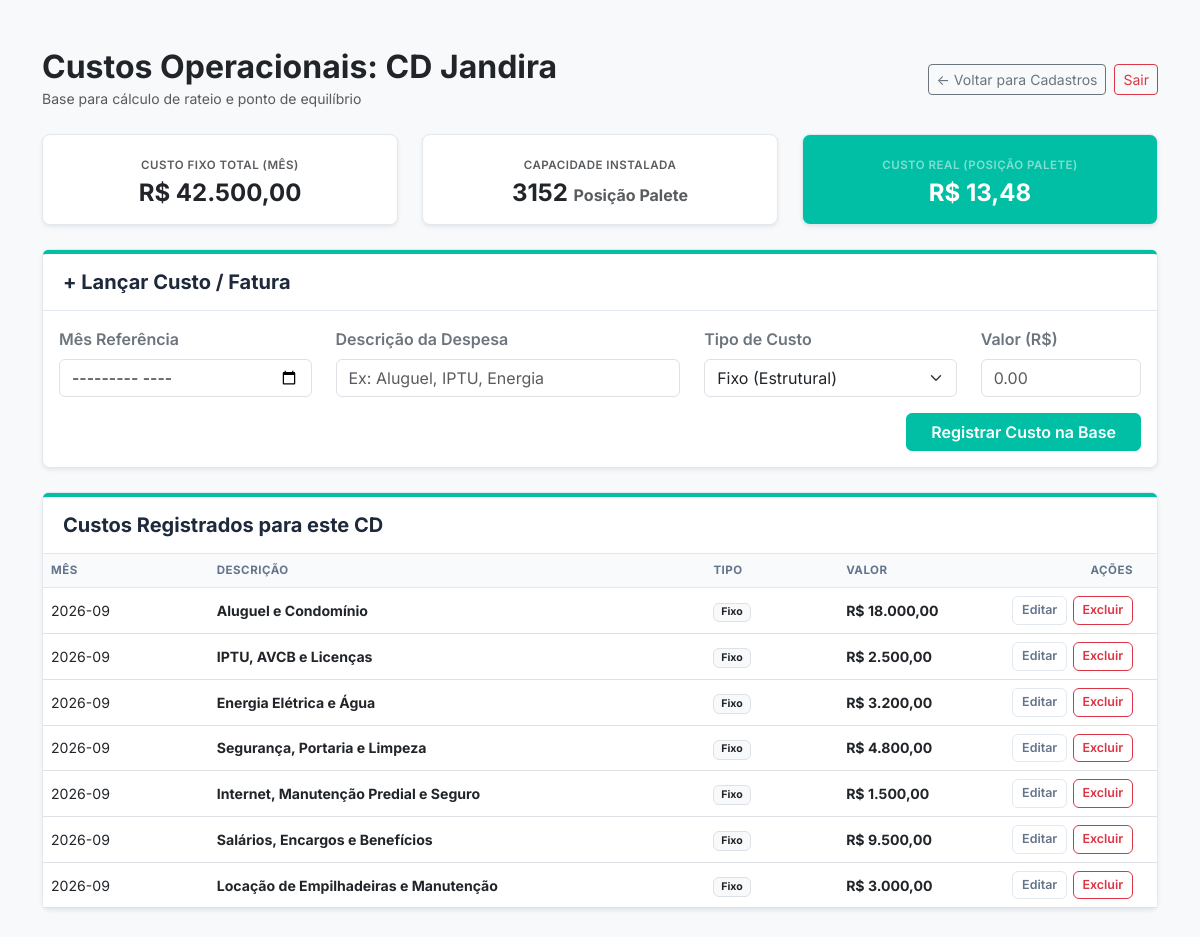
The page /custos/1 (signed in) on the database its author committed.
### app.py (models this page shows)
class CentroDistribuicao(db.Model):
    id = db.Column(db.Integer, primary_key=True)
    nome = db.Column(db.String(100), nullable=False)
    metragem = db.Column(db.Float, nullable=False)
    capacidade_paletes = db.Column(db.Integer, nullable=False)

class CustoCD(db.Model):
    id = db.Column(db.Integer, primary_key=True)
    cd_id = db.Column(db.Integer, db.ForeignKey('centro_distribuicao.id'), nullable=False)
    mes_referencia = db.Column(db.String(7), nullable=False)  # Ex: "2026-09"
    descricao_item = db.Column(db.String(150), nullable=False) # Ex: Aluguel, Fita Stretch
    tipo_custo = db.Column(db.String(50), nullable=False)      # Fixo, Variável ou Mão de Obra
    valor = db.Column(db.Float, nullable=False)

### app.py (the view, shortened to what this page needs)
@app.route('/custos/<int:cd_id>', methods=['GET', 'POST'])
@login_required
def gerenciar_custos(cd_id):
    cd_atual = CentroDistribuicao.query.get_or_404(cd_id)
    custos_cadastrados = CustoCD.query.filter_by(cd_id=cd_id).all()
    total_fixo = 0
    for despesa in custos_cadastrados:
        if despesa.tipo_custo == 'Fixo':
            total_fixo += despesa.valor
    if cd_atual.capacidade_paletes > 0:
        divisor = cd_atual.capacidade_paletes
        nome_divisor = "Posição Palete"
    else:
        divisor = cd_atual.metragem
        nome_divisor = "m²"
    custo_unitario = total_fixo / divisor if divisor > 0 else 0
    return render_template(
        'gerenciar_custos.html',
        cd=cd_atual,
        custos=custos_cadastrados,
        total_fixo=total_fixo,
        divisor=divisor,
        nome_divisor=nome_divisor,
        custo_unitario=custo_unitario
    )
    return render_template('gerenciar_custos.html', cd=cd_atual, custos=custos_cadastrados)

### app.py (called while the page is built)
@app.template_filter('moeda_br')
def formato_moeda_br(valor):
    valor_formatado = f"{valor:,.2f}"
    valor_formatado = valor_formatado.replace(',', 'X').replace('.', ',').replace('X', '.')
    return valor_formatado

### auth.py (called while the page is built, shortened)
def inicializar_auth(app, db, login_manager):
    global UsuarioModel
    class Usuario(UserMixin, db.Model):
        __tablename__ = 'usuario'
        id = db.Column(db.Integer, primary_key=True)
        email = db.Column(db.String(120), unique=True, nullable=False)
        nome = db.Column(db.String(100), nullable=False)
        senha_hash = db.Column(db.String(256), nullable=False)
    UsuarioModel = Usuario
    @login_manager.user_loader
    def carregar_usuario(user_id):
        return UsuarioModel.query.get(int(user_id))
    return UsuarioModel

### templates/gerenciar_custos.html (shortened to what this page needs)
<!DOCTYPE html>
<html lang="pt-br">
  <head>
    <link
      href="https://cdn.jsdelivr.net/npm/bootstrap@5.3.0/dist/css/bootstrap.min.css"
      rel="stylesheet"
    />
    <link
      rel="stylesheet"
      href="{{ url_for('static', filename='css/style.css') }}"
    />
  </head>
  <body class="bg-light">
    <div class="container mt-5 mb-5">
      <div class="d-flex justify-content-between align-items-center mb-4">
        <div>
          <h2 class="fw-bold text-dark mb-0">
            Custos Operacionais: {{ cd.nome }}
          </h2>
          <small class="text-muted"
            >Base para cálculo de rateio e ponto de equilíbrio</small
          >
        </div>
        <div class="d-flex gap-2 align-items-center">
          <a
            href="{{ url_for('tela_cadastro') }}"
            class="btn btn-outline-secondary btn-sm"
          >
            ← Voltar para Cadastros
          </a>
          <a
            href="{{ url_for('auth.logout') }}"
            class="btn btn-outline-danger btn-sm"
          >
            Sair
          </a>
        </div>
      </div>
      <div class="row text-center mb-4">
        <div class="col-md-4">
          <div class="card shadow-sm h-100">
            <div class="card-body p-3">
              <span
                class="text-uppercase text-muted fw-semibold"
                style="font-size: 0.72rem; letter-spacing: 0.5px"
                >Custo Fixo Total (Mês)</span
              >
              <h4 class="mt-1 mb-0 fw-bold text-dark">
                R$ {{ total_fixo | moeda_br }}
              </h4>
            </div>
          </div>
        </div>
        <div class="col-md-4">
          <div class="card shadow-sm h-100">
            <div class="card-body p-3">
              <span
                class="text-uppercase text-muted fw-semibold"
                style="font-size: 0.72rem; letter-spacing: 0.5px"
                >Capacidade Instalada</span
              >
              <h4 class="mt-1 mb-0 fw-bold text-dark">
                {{ divisor }}
                <small class="text-muted fs-6">{{ nome_divisor }}</small>
              </h4>
            </div>
          </div>
        </div>
        <div class="col-md-4">
          <div class="card shadow-sm h-100 bg-empresa text-white">
            <div class="card-body p-3">
              <span
                class="text-uppercase text-white-50 fw-semibold"
                style="font-size: 0.72rem; letter-spacing: 0.5px"
                >Custo Real ({{ nome_divisor }})</span
              >
              <h4 class="mt-1 mb-0 fw-bold text-white">
                R$ {{ custo_unitario | moeda_br }}
              </h4>
            </div>
          </div>
        </div>
      </div>
      <div class="card shadow-sm mb-4">
        <div class="card-header card-header-clean">
          <h5>+ Lançar Custo / Fatura</h5>
        </div>
        <div class="card-body">
          <form method="POST">
            <div class="row">
              <div class="col-md-3 mb-3">
                <label class="form-label fw-semibold text-secondary"
                  >Mês Referência</label
                >
                <input
                  type="month"
                  class="form-control"
                  name="mes_ref"
                  required
                />
              </div>
              <div class="col-md-4 mb-3">
                <label class="form-label fw-semibold text-secondary"
                  >Descrição da Despesa</label
                >
                <input
                  type="text"
                  class="form-control"
                  name="descricao"
                  placeholder="Ex: Aluguel, IPTU, Energia"
                  required
                />
              </div>
              <div class="col-md-3 mb-3">
                <label class="form-label fw-semibold text-secondary"
                  >Tipo de Custo</label
                >
                <select name="tipo" class="form-select" required>
                  <option value="Fixo" selected>Fixo (Estrutural)</option>
                </select>
              </div>
              <div class="col-md-2 mb-3">
                <label class="form-label fw-semibold text-secondary"
                  >Valor (R$)</label
                >
                <input
                  type="number"
                  step="0.01"
                  class="form-control"
                  name="valor"
                  placeholder="0.00"
                  required
                />
              </div>
            </div>
            <div class="d-flex justify-content-end">
              <button type="submit" class="btn btn-empresa px-4">
                Registrar Custo na Base
              </button>
            </div>
          </form>
        </div>
      </div>
      <div class="card shadow-sm">
        <div class="card-header card-header-clean">
          <h5>Custos Registrados para este CD</h5>
        </div>
        <div class="card-body p-0">
          <div class="table-responsive">
            <table class="table table-hover align-middle mb-0">
              <thead>
                <tr>
                  <th style="width: 15%">Mês</th>
                  <th style="width: 45%">Descrição</th>
                  <th style="width: 12%">Tipo</th>
                  <th style="width: 15%">Valor</th>
                  <th
                    class="text-end"
                    style="width: 13%; padding-right: 1.5rem"
                  >
                    Ações
                  </th>
                </tr>
              </thead>
              <tbody>
                {% for despesa in custos %}
                <tr>
                  <td>{{ despesa.mes_referencia }}</td>
                  <td>
                    <strong class="text-dark"
                      >{{ despesa.descricao_item }}</strong
                    >
                  </td>
                  <td>
                    {% if despesa.tipo_custo == 'Fixo' %}
                    <span class="badge bg-light text-dark border">Fixo</span>
                    {% else %}
                    <span class="badge bg-warning text-dark">Variável</span>
                    {% endif %}
                  </td>
                  <td class="fw-bold text-dark">
                    R$ {{ despesa.valor | moeda_br }}
                  </td>
                  <td class="text-end" style="padding-right: 1.5rem">
                    <div class="acoes-tabela">
                      <a
                        href="{{ url_for('editar_custo', custo_id=despesa.id) }}"
                        class="btn btn-outline-secundaria"
                        >Editar</a
                      >
                      <form
                        action="{{ url_for('excluir_custo', custo_id=despesa.id) }}"
                        method="POST"
                        class="d-inline"
                        onsubmit="return confirm('Deseja realmente excluir este custo?');"
                      >
                        <button type="submit" class="btn btn-outline-danger">
                          Excluir
                        </button>
                      </form>
                    </div>
                  </td>
                </tr>
                {% endfor %}
              </tbody>
            </table>
          </div>
        </div>
      </div>
    </div>
  </body>
</html>

### static/css/style.css (style rules this page uses)
:root { --cor-primaria: #00bfa5; --cor-primaria-hover: #009688; --cor-grafite-dark: #1e293b; --cor-grafite-muted: #64748b; --cor-cinza-bg: #f8fafc; --cor-borda: #e2e8f0; }
* { font-family: "Inter", -apple-system, BlinkMacSystemFont, sans-serif; }
body { background-color: var(--cor-cinza-bg); color: var(--cor-grafite-dark); }
.bg-empresa { background-color: var(--cor-primaria) !important; color: #ffffff !important; }
.card-header-clean { background-color: #ffffff !important; border-top: 4px solid var(--cor-primaria); border-bottom: 1px solid var(--cor-borda); padding: 1rem 1.25rem; }
.card-header-clean h5 { color: var(--cor-grafite-dark); font-weight: 700; margin-bottom: 0; }
.card { border: 1px solid var(--cor-borda); border-radius: 8px; background-color: #ffffff; }
.btn-empresa { background-color: var(--cor-primaria); color: #ffffff; border: 1px solid var(--cor-primaria); font-weight: 600; }
.btn-outline-secundaria { color: var(--cor-grafite-muted); border: 1px solid var(--cor-borda); background-color: #ffffff; font-weight: 500; }
.table { font-size: 0.88rem; }
.table thead th { background-color: #f8fafc; color: var(--cor-grafite-muted); text-transform: uppercase; font-size: 0.72rem; letter-spacing: 0.5px; font-weight: 700; border-bottom: 1px solid var(--cor-borda); }
.acoes-tabela { display: inline-flex; gap: 0.35rem; align-items: center; }
.acoes-tabela .btn { padding: 0.25rem 0.55rem; font-size: 0.78rem; font-weight: 600; }

### rows shown on the page
CentroDistribuicao: nome "CD Jandira", capacidade_paletes "3152"
CustoCD: mes_referencia "2026-09", descricao_item "Aluguel e Condomínio", tipo_custo "Fixo", valor|moeda_br "18.000,00"
CustoCD: mes_referencia "2026-09", descricao_item "IPTU, AVCB e Licenças", tipo_custo "Fixo", valor|moeda_br "2.500,00"
CustoCD: mes_referencia "2026-09", descricao_item "Energia Elétrica e Água", tipo_custo "Fixo", valor|moeda_br "3.200,00"
CustoCD: mes_referencia "2026-09", descricao_item "Segurança, Portaria e Limpeza", tipo_custo "Fixo", valor|moeda_br "4.800,00"
CustoCD: mes_referencia "2026-09", descricao_item "Internet, Manutenção Predial e Seguro", tipo_custo "Fixo", valor|moeda_br "1.500,00"
CustoCD: mes_referencia "2026-09", descricao_item "Salários, Encargos e Benefícios", tipo_custo "Fixo", valor|moeda_br "9.500,00"
CustoCD: mes_referencia "2026-09", descricao_item "Locação de Empilhadeiras e Manutenção", tipo_custo "Fixo", valor|moeda_br "3.000,00"

### other values the page prints
{{ total_fixo | moeda_br }} "42.500,00"
{{ nome_divisor }} "Posição Palete"
{{ nome_divisor }} "POSIÇÃO PALETE"
{{ custo_unitario | moeda_br }} "13,48"
